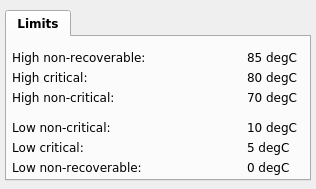
<?xml version="1.0" encoding="UTF-8"?>
<ui version="4.0">
 <class>MainWindow</class>
 <widget class="QMainWindow" name="MainWindow">
  <property name="geometry">
   <rect>
    <x>0</x>
    <y>0</y>
    <width>316</width>
    <height>189</height>
   </rect>
  </property>
  <property name="windowTitle">
   <string/>
  </property>
  <widget class="QWidget" name="centralwidget">
   <widget class="QTabWidget" name="MainSignalWindowTab_4">
    <property name="enabled">
     <bool>true</bool>
    </property>
    <property name="geometry">
     <rect>
      <x>5</x>
      <y>10</y>
      <width>306</width>
      <height>171</height>
     </rect>
    </property>
    <property name="sizePolicy">
     <sizepolicy hsizetype="Expanding" vsizetype="Expanding">
      <horstretch>0</horstretch>
      <verstretch>0</verstretch>
     </sizepolicy>
    </property>
    <property name="minimumSize">
     <size>
      <width>300</width>
      <height>75</height>
     </size>
    </property>
    <property name="font">
     <font>
      <family>DejaVu Sans</family>
      <pointsize>9</pointsize>
      <weight>75</weight>
      <bold>true</bold>
      <kerning>false</kerning>
     </font>
    </property>
    <property name="styleSheet">
     <string notr="true"/>
    </property>
    <property name="currentIndex">
     <number>0</number>
    </property>
    <property name="iconSize">
     <size>
      <width>16</width>
      <height>16</height>
     </size>
    </property>
    <property name="elideMode">
     <enum>Qt::ElideNone</enum>
    </property>
    <property name="usesScrollButtons">
     <bool>false</bool>
    </property>
    <widget class="QWidget" name="tab_4">
     <attribute name="title">
      <string>Limits</string>
     </attribute>
     <widget class="QTabWidget" name="MainSignalWindowTab_5">
      <property name="enabled">
       <bool>true</bool>
      </property>
      <property name="geometry">
       <rect>
        <x>0</x>
        <y>480</y>
        <width>556</width>
        <height>80</height>
       </rect>
      </property>
      <property name="sizePolicy">
       <sizepolicy hsizetype="Expanding" vsizetype="Expanding">
        <horstretch>0</horstretch>
        <verstretch>0</verstretch>
       </sizepolicy>
      </property>
      <property name="minimumSize">
       <size>
        <width>300</width>
        <height>80</height>
       </size>
      </property>
      <property name="font">
       <font>
        <family>DejaVu Sans</family>
        <pointsize>9</pointsize>
        <weight>75</weight>
        <bold>true</bold>
        <kerning>false</kerning>
       </font>
      </property>
      <property name="styleSheet">
       <string notr="true"/>
      </property>
      <property name="currentIndex">
       <number>0</number>
      </property>
      <property name="iconSize">
       <size>
        <width>16</width>
        <height>16</height>
       </size>
      </property>
      <property name="elideMode">
       <enum>Qt::ElideNone</enum>
      </property>
      <property name="usesScrollButtons">
       <bool>false</bool>
      </property>
      <widget class="QWidget" name="tab_5">
       <attribute name="title">
        <string>Sensors</string>
       </attribute>
       <widget class="caFrame" name="caframe_10">
        <property name="geometry">
         <rect>
          <x>5</x>
          <y>5</y>
          <width>541</width>
          <height>41</height>
         </rect>
        </property>
        <property name="styleSheet">
         <string notr="true">background-color: rgb(231, 231, 231);</string>
        </property>
        <property name="frameShape">
         <enum>QFrame::Box</enum>
        </property>
        <property name="frameShadow">
         <enum>QFrame::Plain</enum>
        </property>
        <property name="lineWidth">
         <number>1</number>
        </property>
        <property name="midLineWidth">
         <number>1</number>
        </property>
        <property name="background">
         <color>
          <red>0</red>
          <green>0</green>
          <blue>0</blue>
         </color>
        </property>
        <widget class="caRelatedDisplay" name="bpm_temp_3">
         <property name="geometry">
          <rect>
           <x>295</x>
           <y>10</y>
           <width>111</width>
           <height>21</height>
          </rect>
         </property>
         <property name="font">
          <font>
           <family>Sans Serif</family>
           <pointsize>10</pointsize>
          </font>
         </property>
         <property name="background">
          <color>
           <red>252</red>
           <green>220</green>
           <blue>123</blue>
          </color>
         </property>
         <property name="labels">
          <string notr="true">BPM T°C</string>
         </property>
         <property name="files">
          <string notr="true">temperatures</string>
         </property>
         <property name="args">
          <string notr="true">MODULE=$(BPM);</string>
         </property>
        </widget>
        <widget class="caRelatedDisplay" name="bpm_temp_4">
         <property name="geometry">
          <rect>
           <x>420</x>
           <y>10</y>
           <width>111</width>
           <height>21</height>
          </rect>
         </property>
         <property name="font">
          <font>
           <family>Sans Serif</family>
           <pointsize>10</pointsize>
          </font>
         </property>
         <property name="background">
          <color>
           <red>252</red>
           <green>220</green>
           <blue>123</blue>
          </color>
         </property>
         <property name="labels">
          <string notr="true">BPM U/I</string>
         </property>
         <property name="files">
          <string notr="true">voltages</string>
         </property>
         <property name="args">
          <string notr="true">MODULE=$(BPM);</string>
         </property>
        </widget>
        <widget class="QLabel" name="label_34">
         <property name="geometry">
          <rect>
           <x>5</x>
           <y>10</y>
           <width>151</width>
           <height>21</height>
          </rect>
         </property>
         <property name="font">
          <font>
           <pointsize>10</pointsize>
          </font>
         </property>
         <property name="text">
          <string>FPGA temp. [° C]</string>
         </property>
        </widget>
        <widget class="caLineEdit" name="calineedit_9">
         <property name="geometry">
          <rect>
           <x>155</x>
           <y>10</y>
           <width>46</width>
           <height>21</height>
          </rect>
         </property>
         <property name="font">
          <font>
           <family>Sans Serif</family>
           <pointsize>13</pointsize>
          </font>
         </property>
         <property name="alignment">
          <set>Qt::AlignRight|Qt::AlignTrailing|Qt::AlignVCenter</set>
         </property>
         <property name="channel" stdset="0">
          <string notr="true">$(BPM):ID_2:value</string>
         </property>
         <property name="precision">
          <number>2</number>
         </property>
        </widget>
       </widget>
      </widget>
     </widget>
     <widget class="QLabel" name="label_31">
      <property name="geometry">
       <rect>
        <x>240</x>
        <y>120</y>
        <width>61</width>
        <height>20</height>
       </rect>
      </property>
      <property name="font">
       <font>
        <family>DejaVu Sans</family>
        <pointsize>9</pointsize>
        <weight>50</weight>
        <bold>false</bold>
       </font>
      </property>
      <property name="text">
       <string>0 degC</string>
      </property>
     </widget>
     <widget class="QLabel" name="label_20">
      <property name="geometry">
       <rect>
        <x>5</x>
        <y>30</y>
        <width>161</width>
        <height>20</height>
       </rect>
      </property>
      <property name="font">
       <font>
        <family>DejaVu Sans</family>
        <pointsize>9</pointsize>
        <weight>50</weight>
        <bold>false</bold>
       </font>
      </property>
      <property name="text">
       <string>High critical:</string>
      </property>
     </widget>
     <widget class="QLabel" name="label_30">
      <property name="geometry">
       <rect>
        <x>240</x>
        <y>100</y>
        <width>61</width>
        <height>20</height>
       </rect>
      </property>
      <property name="font">
       <font>
        <family>DejaVu Sans</family>
        <pointsize>9</pointsize>
        <weight>50</weight>
        <bold>false</bold>
       </font>
      </property>
      <property name="text">
       <string>5 degC</string>
      </property>
     </widget>
     <widget class="QLabel" name="label_26">
      <property name="geometry">
       <rect>
        <x>240</x>
        <y>10</y>
        <width>61</width>
        <height>20</height>
       </rect>
      </property>
      <property name="font">
       <font>
        <family>DejaVu Sans</family>
        <pointsize>9</pointsize>
        <weight>50</weight>
        <bold>false</bold>
       </font>
      </property>
      <property name="text">
       <string>85 degC</string>
      </property>
     </widget>
     <widget class="QLabel" name="label_21">
      <property name="geometry">
       <rect>
        <x>5</x>
        <y>50</y>
        <width>161</width>
        <height>20</height>
       </rect>
      </property>
      <property name="font">
       <font>
        <family>DejaVu Sans</family>
        <pointsize>9</pointsize>
        <weight>50</weight>
        <bold>false</bold>
       </font>
      </property>
      <property name="text">
       <string>High non-critical:</string>
      </property>
     </widget>
     <widget class="QLabel" name="label_25">
      <property name="geometry">
       <rect>
        <x>5</x>
        <y>120</y>
        <width>161</width>
        <height>20</height>
       </rect>
      </property>
      <property name="font">
       <font>
        <family>DejaVu Sans</family>
        <pointsize>9</pointsize>
        <weight>50</weight>
        <bold>false</bold>
       </font>
      </property>
      <property name="text">
       <string>Low non-recoverable:</string>
      </property>
     </widget>
     <widget class="QLabel" name="label_19">
      <property name="geometry">
       <rect>
        <x>5</x>
        <y>10</y>
        <width>161</width>
        <height>20</height>
       </rect>
      </property>
      <property name="font">
       <font>
        <family>DejaVu Sans</family>
        <pointsize>9</pointsize>
        <weight>50</weight>
        <bold>false</bold>
       </font>
      </property>
      <property name="text">
       <string>High non-recoverable:</string>
      </property>
     </widget>
     <widget class="QLabel" name="label_28">
      <property name="geometry">
       <rect>
        <x>240</x>
        <y>50</y>
        <width>61</width>
        <height>20</height>
       </rect>
      </property>
      <property name="font">
       <font>
        <family>DejaVu Sans</family>
        <pointsize>9</pointsize>
        <weight>50</weight>
        <bold>false</bold>
       </font>
      </property>
      <property name="text">
       <string>70 degC</string>
      </property>
     </widget>
     <widget class="QLabel" name="label_29">
      <property name="geometry">
       <rect>
        <x>240</x>
        <y>80</y>
        <width>61</width>
        <height>20</height>
       </rect>
      </property>
      <property name="font">
       <font>
        <family>DejaVu Sans</family>
        <pointsize>9</pointsize>
        <weight>50</weight>
        <bold>false</bold>
       </font>
      </property>
      <property name="text">
       <string>10 degC</string>
      </property>
     </widget>
     <widget class="QLabel" name="label_27">
      <property name="geometry">
       <rect>
        <x>240</x>
        <y>30</y>
        <width>61</width>
        <height>20</height>
       </rect>
      </property>
      <property name="font">
       <font>
        <family>DejaVu Sans</family>
        <pointsize>9</pointsize>
        <weight>50</weight>
        <bold>false</bold>
       </font>
      </property>
      <property name="text">
       <string>80 degC</string>
      </property>
     </widget>
     <widget class="QLabel" name="label_23">
      <property name="geometry">
       <rect>
        <x>5</x>
        <y>80</y>
        <width>161</width>
        <height>20</height>
       </rect>
      </property>
      <property name="font">
       <font>
        <family>DejaVu Sans</family>
        <pointsize>9</pointsize>
        <weight>50</weight>
        <bold>false</bold>
       </font>
      </property>
      <property name="text">
       <string>Low non-critical:</string>
      </property>
     </widget>
     <widget class="QLabel" name="label_24">
      <property name="geometry">
       <rect>
        <x>5</x>
        <y>100</y>
        <width>161</width>
        <height>20</height>
       </rect>
      </property>
      <property name="font">
       <font>
        <family>DejaVu Sans</family>
        <pointsize>9</pointsize>
        <weight>50</weight>
        <bold>false</bold>
       </font>
      </property>
      <property name="text">
       <string>Low critical:</string>
      </property>
     </widget>
    </widget>
   </widget>
  </widget>
 </widget>
 <customwidgets>
  <customwidget>
   <class>caRelatedDisplay</class>
   <extends>QWidget</extends>
   <header>caRelatedDisplay</header>
  </customwidget>
  <customwidget>
   <class>caFrame</class>
   <extends>QFrame</extends>
   <header>caFrame</header>
   <container>1</container>
  </customwidget>
  <customwidget>
   <class>caLineEdit</class>
   <extends>QLineEdit</extends>
   <header>caLineEdit</header>
  </customwidget>
 </customwidgets>
 <resources/>
 <connections/>
</ui>
